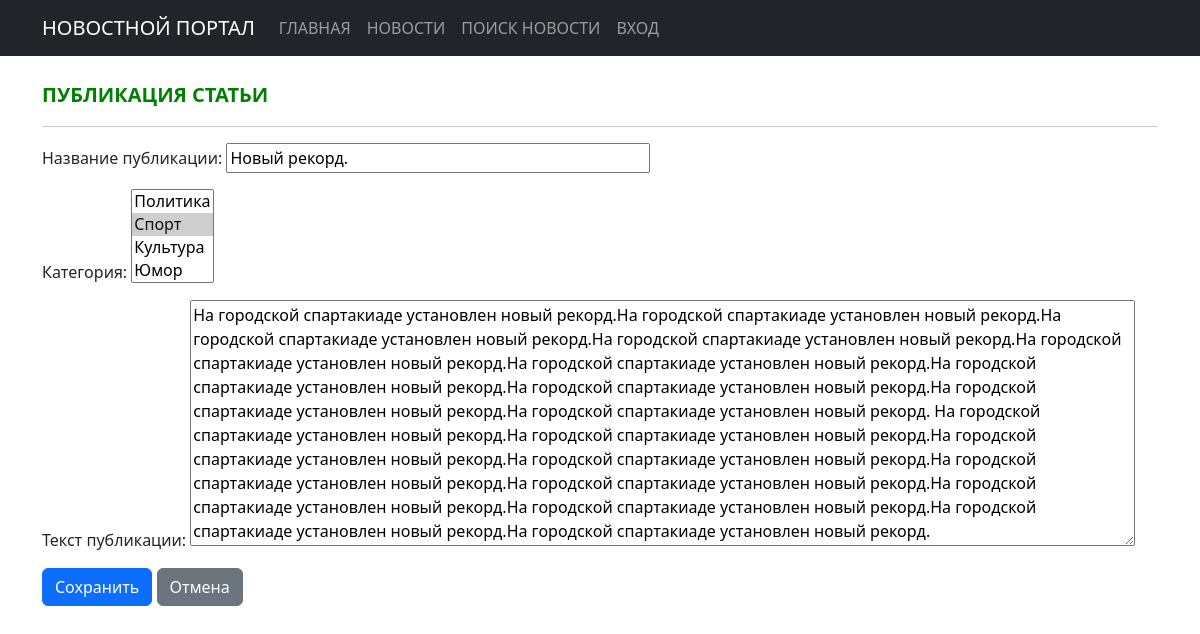
Page /articles/1/edit on the earlier database version.
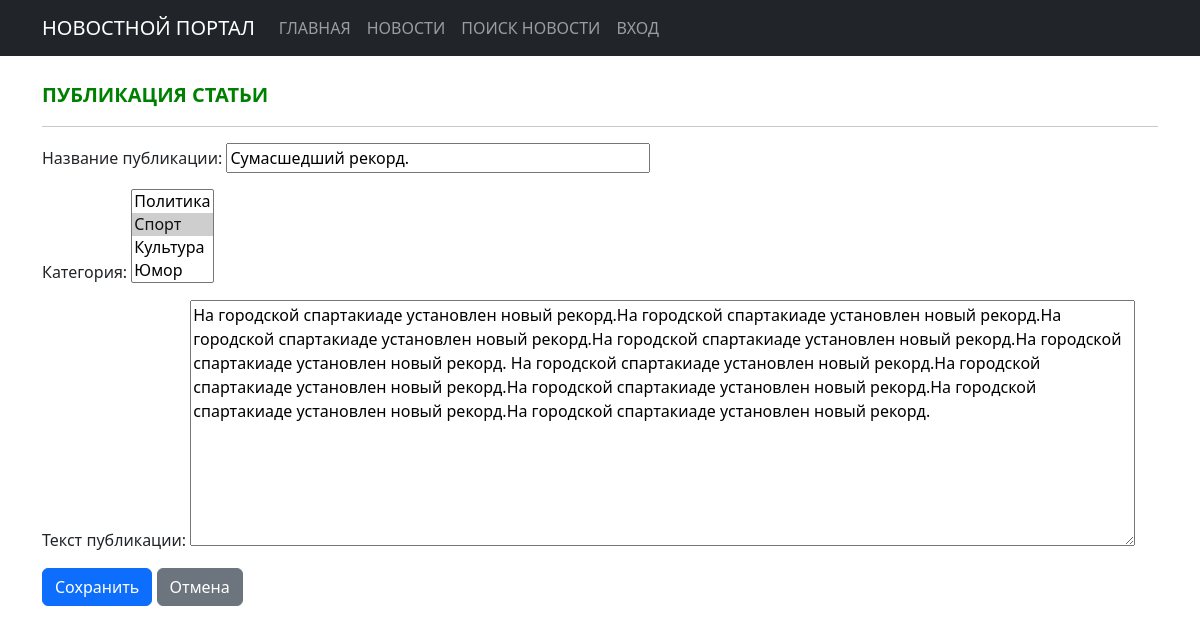
Same page on the later database version.
### news/models.py (models this page shows, shortened)
class Post(models.Model):
    ARTICLE = 'AR'
    NEWS = 'NW'
    TYPE_CHOICES = [(ARTICLE, 'Статья'), (NEWS, 'Новость')]
    author = models.ForeignKey(Author, on_delete=models.CASCADE)
    post_type = models.CharField(max_length=2, choices=TYPE_CHOICES, default=ARTICLE)
    created_at = models.DateTimeField(auto_now_add=True)
    categories = models.ManyToManyField(Category, through='PostCategory')
    title = models.CharField(max_length=250)
    text = models.TextField()
    rating = models.IntegerField(default=0)
    class Meta:
        ordering = ['-created_at']

### news/views.py (the view)
# urls.py: path('articles/<int:pk>/edit', ArticleUpdateView.as_view(), name='article_edit'),
class ArticleUpdateView(UpdateView):
    model = Post
    form_class = PostEditForm
    template_name = 'flatpages/articles/article_edit.html'
    success_url = reverse_lazy('news:post_list')
    def get_object(self, queryset=None):
        obj = super().get_object(queryset)
        if obj.post_type != 'AR':
            raise Http404("Это не статья!")
        return obj

### news/forms.py (shortened to what this page needs)
class PostEditForm(forms.ModelForm):
    class Meta:
        model = Post
        fields = [
            'title',
            'categories',
            'text',
        ]
        labels = {
            'title': 'Название публикации:',
            'categories': 'Категория:',
            'text': 'Текст публикации:',
        }
        widgets = {
            'title': forms.TextInput(attrs={'size': 40}),
            'category': forms.Select(attrs={'class': 'form_control', 'size': 1}),
            'text': forms.Textarea(attrs={'cols': 100, 'rows': 10}),
        }

### news/models.py (called while the page is built)
    def __str__(self):
        return self.name

### templates/flatpages/articles/article_edit.html (shortened to what this page needs)
{% extends 'flatpages/default.html' %}
{% block content %}
<br>
<div style="text-align: left; color: green; font-size: 20px; font-weight: bold;">
        ПУБЛИКАЦИЯ СТАТЬИ
</div>
<hr>
<form action="" method="post" style="text-align: left;">
    {{ form.as_p }}
    <button type="submit" class="btn btn-primary">Сохранить</button>
    <a href="{% url 'news:post_list' %}" class="btn btn-secondary">Отмена</a>
</form>
{% endblock content %}

Differences in the rows shown:
changed Post: title "Новый рекорд." → "Сумасшедший рекорд."; text "…городской спартакиаде установлен новый рекорд.На городской спартакиаде установлен новый рекорд.На городской спартакиаде установлен новый рекорд.На городской спартакиаде установлен новый рекорд.На городской спартакиаде установлен новый рекорд.На городской спартакиаде установлен новый рекорд. На городской спартакиаде установлен новый рекорд.На городской спартакиаде установлен новый рекорд.На городской спартакиаде установлен новый рекорд.На городской спартакиаде установлен новый рекорд.На городской спартакиаде установлен новый рекорд.На городской спартакиаде установлен новый…" → "…городской спартакиаде установлен новый рекорд. На городской спартакиаде установлен новый…"
